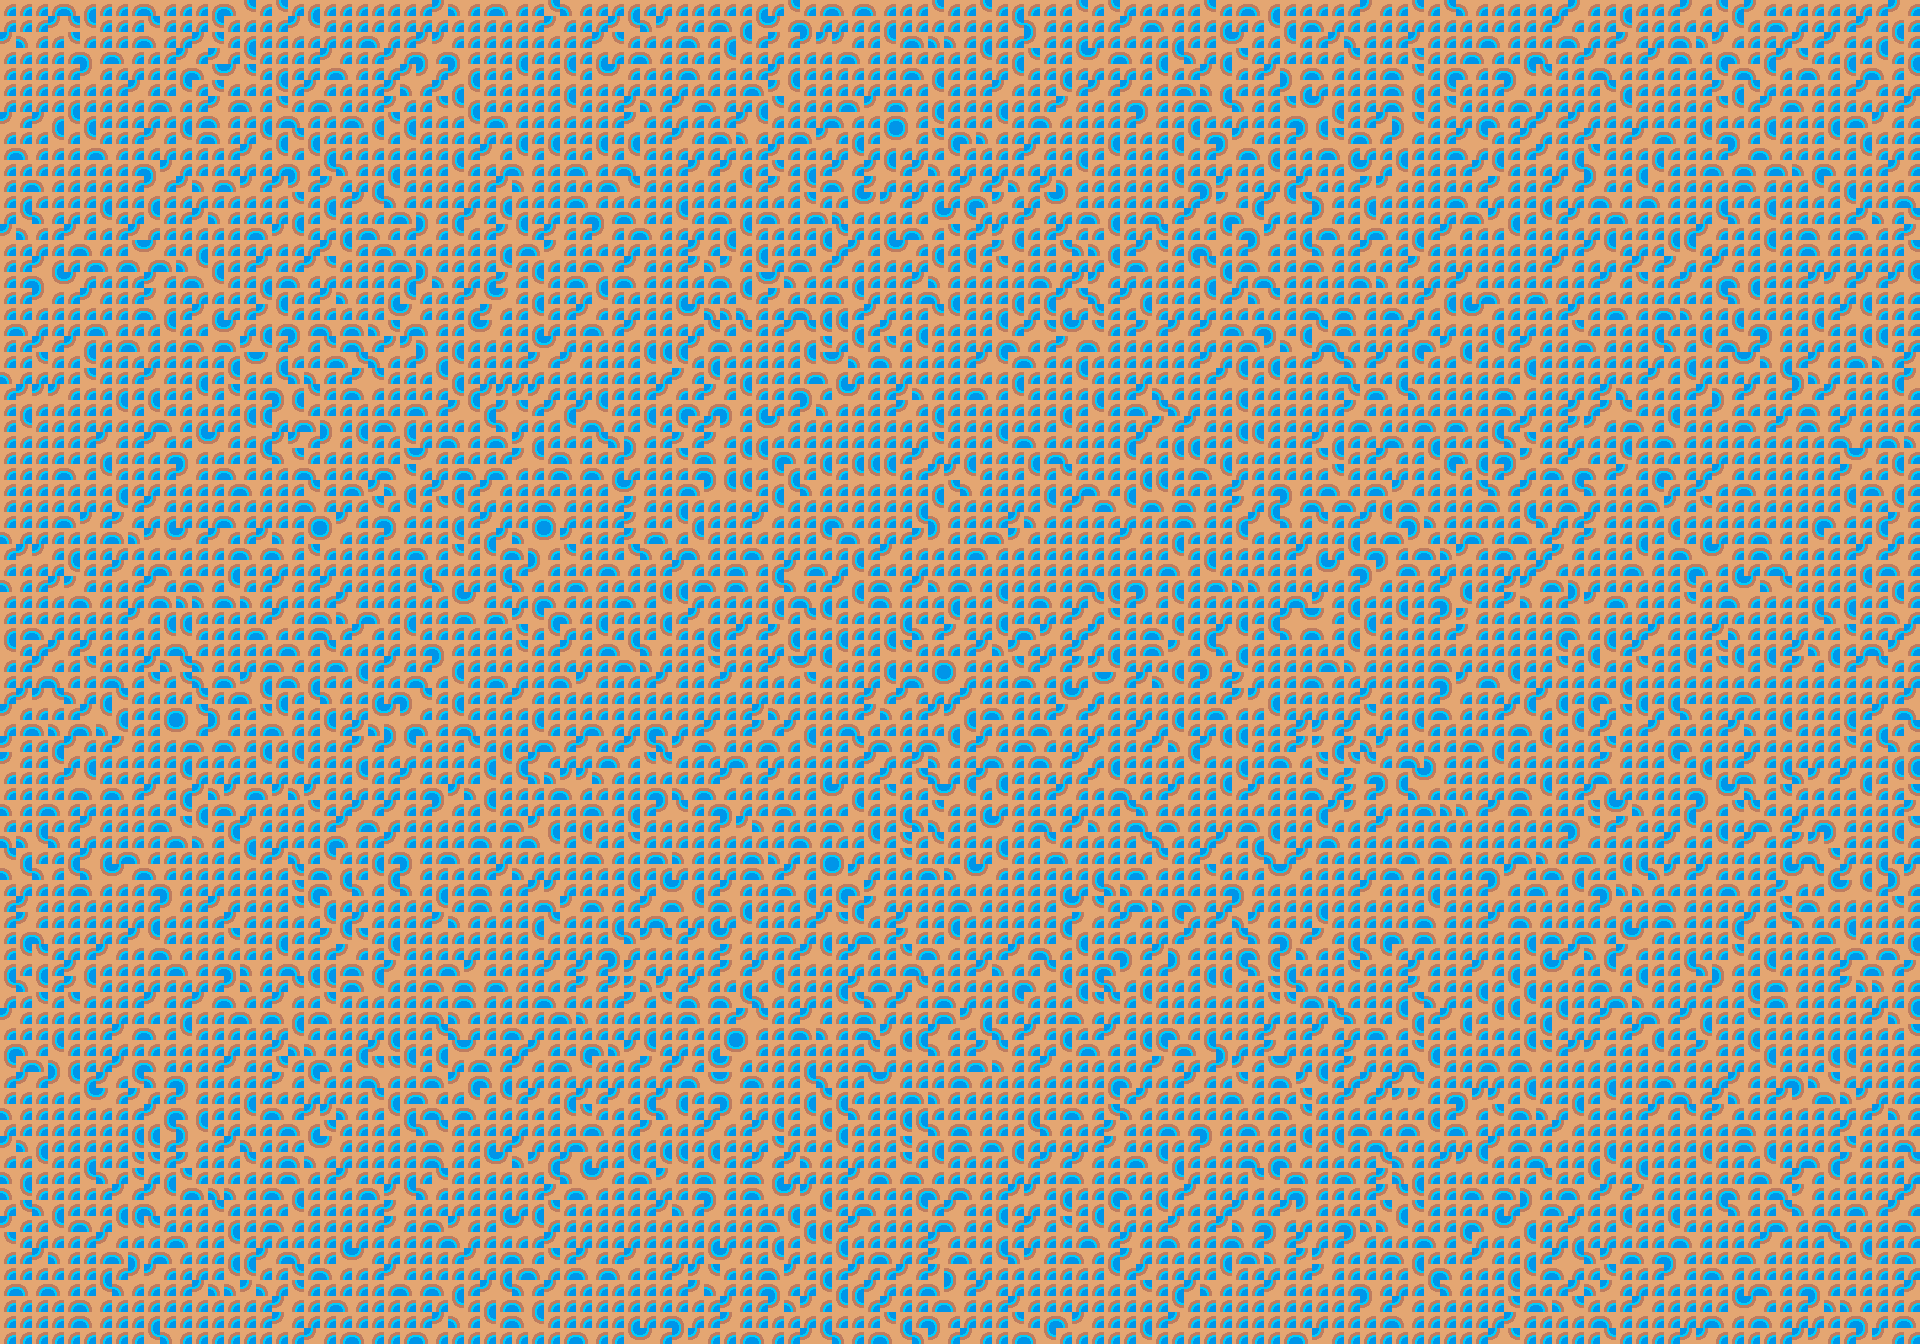

The image is a tile-based game level rendered from a .tmx file. Its description and source (layers, tilesets, objects; grid data summarised) follow:
An orthogonal 120x84 tile map with 16x16 px tiles, 5 tile layers (01_Ground, 02_Detail, 03_Structures, 04_Props, ...), 2 tilesets and 22 objects (4x enemy, 2x player, west_wall, north_wall, ore_crusher, ...).

<map version="1.10" tiledversion="1.12.1" orientation="orthogonal" renderorder="right-down" width="120" height="84" tilewidth="16" tileheight="16" infinite="0" nextlayerid="12" nextobjectid="31">
 <properties>
  <property name="groundStyle" value="cave" />
 </properties>
 <tileset firstgid="1" source="tileset.tsx" />
 <tileset firstgid="91" source="objects.tsx" />
 <layer id="7" name="01_Ground" width="120" height="84">
  <data>[10080 cells, 10080 non-empty, 4 distinct tile ids]</data>
 </layer>
 <layer id="8" name="02_Detail" width="120" height="84"><data>[10080 cells, 0 non-empty, 0 distinct tile ids]</data></layer><layer id="9" name="03_Structures" width="120" height="84"><data>[10080 cells, 0 non-empty, 0 distinct tile ids]</data></layer><layer id="10" name="04_Props" width="120" height="84"><data>[10080 cells, 0 non-empty, 0 distinct tile ids]</data></layer><layer id="11" name="05_Foreground" width="120" height="84"><data>[10080 cells, 0 non-empty, 0 distinct tile ids]</data></layer><objectgroup id="1" name="features">
  <object id="1" name="west_wall" x="0" y="0" width="220" height="1344">
   <properties>
    <property name="kind" value="cliff" />
   </properties>
  </object>
  <object id="2" name="north_wall" x="0" y="0" width="1920" height="170">
   <properties>
    <property name="kind" value="cliff" />
   </properties>
  </object>
  <object id="3" name="ore_crusher" x="760" y="468" width="240" height="260">
   <properties>
    <property name="kind" value="ruin" />
    <property name="label" value="Ore Crusher" />
   </properties>
  </object>
  <object id="4" name="lift_platform" x="1420" y="320" width="220" height="220">
   <properties>
    <property name="kind" value="gate" />
    <property name="label" value="Plateau Lift" />
   </properties>
  </object>
  <object id="19" name="jammed_sluice" x="1080" y="732" width="96" height="72">
   <properties>
    <property name="kind" value="ruin" />
    <property name="label" value="Jammed Sluice Gate" />
    <property name="interactionType" value="strength_boulder" />
    <property name="completionWorldFlag" value="frontier.quarry_sluice_forced" />
    <property name="interactionMessage" value="Your vanguard frame forces the sluice loose, exposing a lift maintenance cache." />
    <property name="blockedMessage" value="The quarry sluice is fused shut. A heavy frame could wrench it open." />
    <property name="blocksMovement" value="true" />
   </properties>
  </object>
 </objectgroup>
 <objectgroup id="2" name="collisions">
  <object id="5" x="0" y="0" width="220" height="1344" />
  <object id="6" x="0" y="0" width="1920" height="170" />
  <object id="7" x="0" y="1284" width="1920" height="60" />
  <object id="8" x="1860" y="0" width="60" height="1344" />
  <object id="9" x="760" y="468" width="240" height="260" />
  <object id="10" x="1420" y="320" width="220" height="220" />
 </objectgroup>
 <objectgroup id="3" name="spawn_points">
  <object id="11" name="from_verdant" type="player" x="260" y="924">
   <properties>
    <property name="spawnId" value="from_verdant" />
   </properties>
  </object>
  <object id="21" name="from_plateau" type="player" x="1660" y="250">
   <properties>
    <property name="spawnId" value="from_plateau" />
   </properties>
  </object>
  <object id="12" name="enemy_1" type="enemy" x="520" y="864" />
  <object id="13" name="enemy_2" type="enemy" x="1160" y="754" />
  <object id="14" name="enemy_3" type="enemy" x="1380" y="540" />
  <object id="15" name="enemy_4" type="enemy" x="1660" y="414" />
 </objectgroup>
 <objectgroup id="4" name="doors">
  <object id="16" name="verdant_fields_exit" x="180" y="892" width="72" height="72">
   <properties>
    <property name="label" value="Verdant Fields" />
    <property name="targetZone" value="verdant_fields" />
    <property name="targetSpawn" value="from_quarry" />
    </properties>
  </object>
  <object id="22" name="scorched_plateau_lift" x="1540" y="350" width="72" height="72">
   <properties>
    <property name="label" value="Scorched Plateau" />
    <property name="targetZone" value="scorched_plateau" />
    <property name="targetSpawn" value="from_quarry" />
    <property name="lockMessage" value="The quarry lift still runs, but the plateau beyond is a much harsher proving ground." />
   </properties>
  </object>
 </objectgroup>
 <objectgroup id="5" name="npcs">
  <object id="17" name="scout" x="430" y="674">
   <properties>
    <property name="npcId" value="foreman_jora" />
    <property name="displayName" value="Jora" />
   </properties>
  </object>
 </objectgroup>
 <objectgroup id="6" name="chests">
  <object id="18" name="quarry_cache" x="1540" y="584">
   <properties>
    <property name="gold" value="40" />
    <property name="potions" value="1" />
    <property name="message" value="You find sealed extraction tools and a crate of dense alloy salvage." />
   </properties>
  </object>
  <object id="20" name="sluice_cache" x="1220" y="754">
   <properties>
    <property name="gold" value="55" />
    <property name="potions" value="1" />
    <property name="hiddenUntilFlag" value="frontier.quarry_sluice_forced" />
    <property name="recruitEventId" value="guardian_mk2_join" />
    <property name="message" value="Behind the sluice sits a maintenance locker with a dormant guardian frame sealed inside." />
   </properties>
  </object>
 </objectgroup>
</map>
